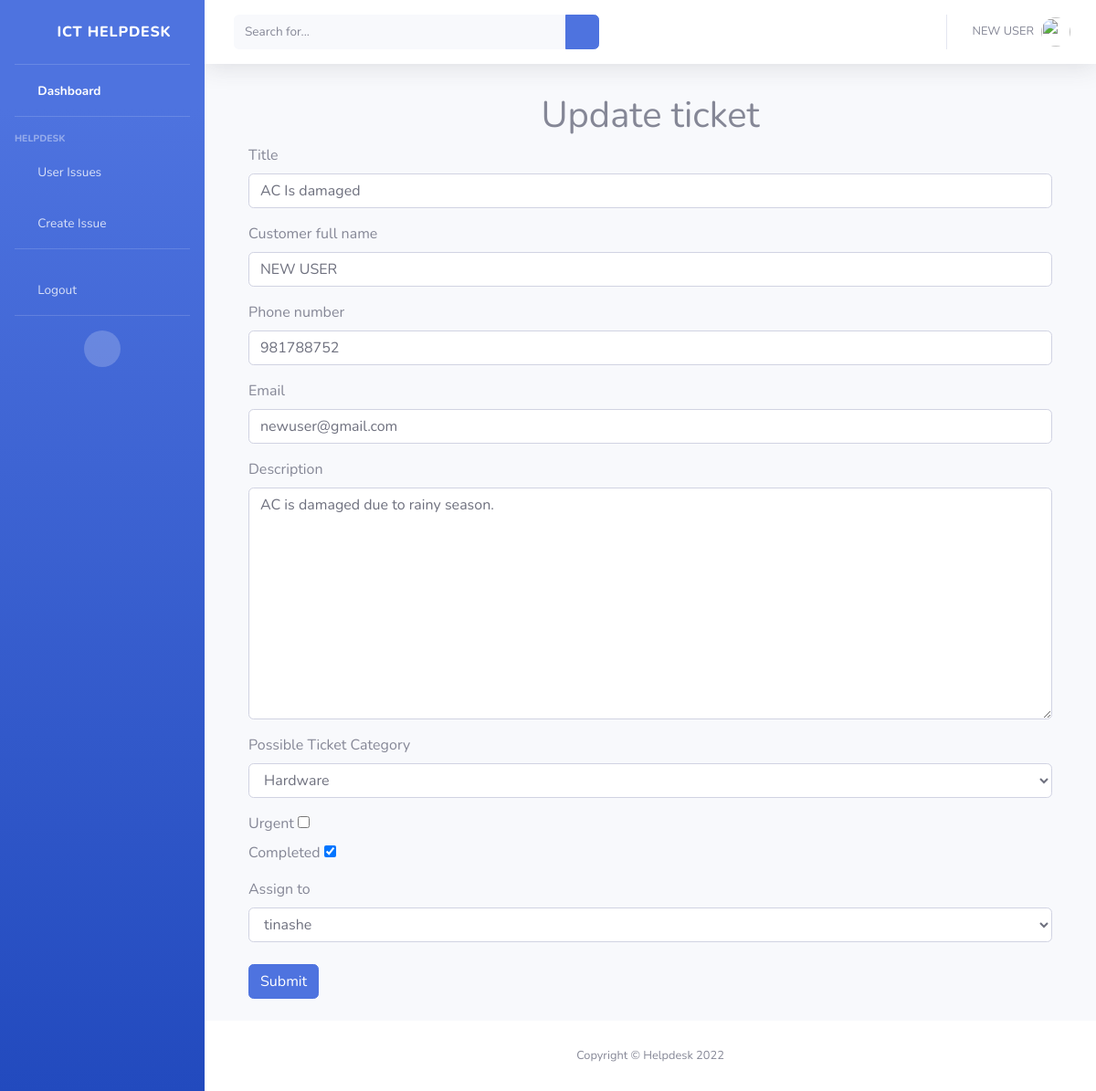
The app's page /update-ticket/1/ (signed in) with its own data.
### ticketapp/models.py (models this page shows, shortened)
class Ticket(models.Model):
    TICKET_SECTIONS = (
        ('Software', 'Software'),
        ('Hardware', 'Hardware'),
        ('Applications', 'Applications'),
        ('Infrastructure and Networking', 'Infrastructure and Networking'),
        ('Database Administrator', 'Database Administrator')
    )
    user = models.ForeignKey(User, on_delete=models.CASCADE)
    ticket_id = models.CharField(max_length=8, unique=True, blank=True)
    title = models.CharField(max_length=50)
    customer_full_name = models.CharField(max_length=200)
    customer_phone_number = models.CharField(max_length=20)
    customer_email = models.EmailField(max_length=40)
    issue_description = models.TextField(max_length=1000)
    ticket_section = models.CharField(
        max_length=30, choices=TICKET_SECTIONS, null=True, blank=True)
    urgent_status = models.BooleanField(default=False)
    completed_status = models.BooleanField(default=False)
    assigned_to = models.ForeignKey(
        User, on_delete=models.CASCADE, related_name='assigned_to', null=True, blank=True)
    resolved_by = models.ForeignKey(
        User, on_delete=models.CASCADE, related_name='resolved_by', null=True, blank=True)
    created_date = models.DateTimeField(auto_now_add=True, null=True)
    resolved_date = models.DateTimeField(null=True, blank=True)

### ticketapp/views.py (the view)
class TicketUpdateView(LoginRequiredMixin, generic.UpdateView):
    model = Ticket
    form_class = TicketUpdateForm
    template_name = 'ticketapp/ticket_update.html'

### ticketapp/templates/ticketapp/ticket_update.html (shortened to what this page needs)
{% extends 'ticketapp/base.html' %}
{% block content %}
<div class="container bg-light mt-2 pt-2 pb-4">
    <h1 class="text-center">Update ticket</h1>
    <form action="" method="post">
        <div class="form-group">
            <label for="id_title">Title</label>
            {{form.title}}
        </div>
        <div class="form-group">
            <label for="id_customer_full_name">Customer full name</label>
            {{form.customer_full_name}}
        </div>
        <div class="form-group">
            <label for="id_customer_phone_number">Phone number</label>
            {{form.customer_phone_number}}
        </div>
        <div class="form-group">
            <label for="id_customer_email">Email</label>
            {{form.customer_email}}
        </div>
        <div class="form-group">
            <label for="id_issue_description">Description</label>
            {{form.issue_description}}
        </div>
        <div class="form-group">
            <label for="id_ticket_section">Possible Ticket Category</label>
            {{form.ticket_section}}
        </div>
        <div>
            <label for="id_urgent_status">Urgent</label>
            {{form.urgent_status}}
        </div>
        <div>
            <label for="id_completed_status">Completed</label>
            {{form.completed_status}}
        </div>
        <div class="form-group pt-2 pb-2">
            <label for="id_assigned_to">Assign to</label>
            {{form.assigned_to}}
        </div>
        <input type="submit" class="btn btn-primary">
    </form>
</div>
{% endblock content %}

### ticketapp/templates/ticketapp/base.html (shortened to what this page needs)
{% load static %}
<!DOCTYPE html>
<html lang="en">
<head>
    <link href="{% static 'vendor/fontawesome-free/css/all.min.css' %}" rel="stylesheet" type="text/css">
    <link href="{% static 'css/sb-admin-2.min.css' %}" rel="stylesheet">
</head>
<body id="page-top">
    <div id="wrapper">
        <ul class="navbar-nav bg-gradient-primary sidebar sidebar-dark accordion" id="accordionSidebar">
            <a class="sidebar-brand d-flex align-items-center justify-content-center" href="index.html">
                <div class="sidebar-brand-icon ">
                    <i class="fas fa-home"></i>
                </div>
                <div class="sidebar-brand-text mx-3">ICT Helpdesk</div>
            </a>
            <hr class="sidebar-divider my-0">
            <li class="nav-item active">
                <a class="nav-link" href="{% url 'ticketapp:ticket-list' %}">
                    <i class="fas fa-fw fa-tachometer-alt"></i>
                    <span>Dashboard</span></a>
            </li>
            <hr class="sidebar-divider">
            <div class="sidebar-heading">
                Helpdesk
            </div>
            <li class="nav-item">
                <a class="nav-link collapsed" href="#" data-toggle="collapse" data-target="#collapseTwo"
                    aria-expanded="true" aria-controls="collapseTwo">
                    <i class="fas fa-fw fa-folder"></i>
                    <span>User Issues</span>
                </a>
            </li>
      <li class="nav-item">
        <a class="nav-link" href="{% url 'ticketapp:create-ticket' %}">
            <i class="fas fa-fw fa-edit"></i>
            <span>Create Issue</span></a>
    </li>
            <hr class="sidebar-divider">
            <li class="nav-item">
                <a class="nav-link" href="{% url 'accounts:logout' %}">
                    <i class="fas fa-fw fa-sign-out-alt"></i>
                    <span>Logout</span></a>
            </li>
            <hr class="sidebar-divider d-none d-md-block">
            <div class="text-center d-none d-md-inline">
                <button class="rounded-circle border-0" id="sidebarToggle"></button>
            </div>
        </ul>
        <div id="content-wrapper" class="d-flex flex-column">
            <div id="content">
                <nav class="navbar navbar-expand navbar-light bg-white topbar mb-4 static-top shadow">
                    <form
                        class="d-none d-sm-inline-block form-inline mr-auto ml-md-3 my-2 my-md-0 mw-100 navbar-search">
                        <div class="input-group">
                            <input type="text" class="form-control bg-light border-0 small" placeholder="Search for..."
                                aria-label="Search" aria-describedby="basic-addon2">
                            <div class="input-group-append">
                                <button class="btn btn-primary" type="button">
                                    <i class="fas fa-search fa-sm"></i>
                                </button>
                            </div>
                        </div>
                    </form>
                    <ul class="navbar-nav ml-auto">
                        <li class="nav-item dropdown no-arrow">
                            <a class="nav-link dropdown-toggle" href="#" id="userDropdown" role="button"
                                data-toggle="dropdown" aria-haspopup="true" aria-expanded="false">
                                <span class="mr-2 d-none d-lg-inline text-gray-600 small">{{user.first_name}} {{user.last_name}}</span>
                                <img class="img-profile rounded-circle"
                                    src="{% static 'img/undraw_profile.svg' %}">
                            </a>
                        </li>
                    </ul>
                </nav>
                <div class="container-fluid">
                    {% block content %}
                    {% endblock content %}
                </div>
            </div>
            <footer class="sticky-footer bg-white">
                <div class="container my-auto">
                    <div class="copyright text-center my-auto">
                        <span>Copyright &copy; Helpdesk 2022</span>
                    </div>
                </div>
            </footer>
        </div>
    </div>
</body>
</html>

### records on screen
Ticket: title "AC Is damaged", customer_full_name "NEW USER", customer_phone_number "981788752", customer_email "newuser@gmail.com", issue_description "AC is damaged due to rainy season.", ticket_section "Hardware", completed_status "☑", assigned_to "tinashe"

### other values on screen
{{ user.first_name }} "NEW"
{{ user.last_name }} "USER"
